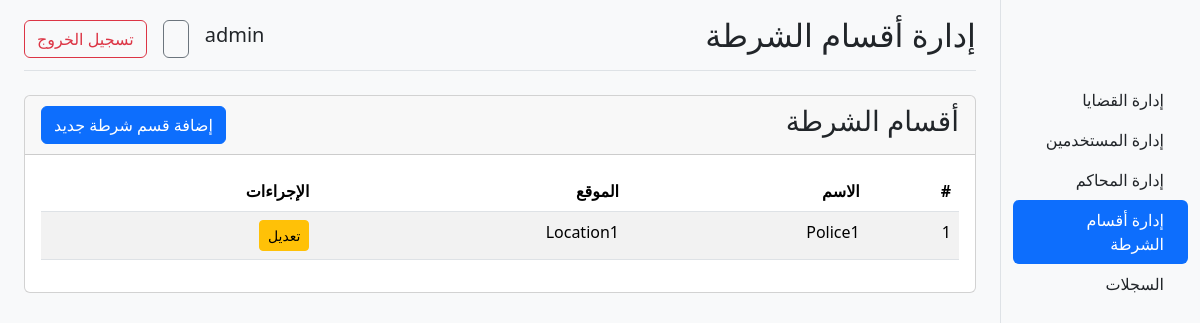
The app's page /admin/police_departments.php (signed in) with its own data.
### tables this page shows
CREATE TABLE `police_departments` (
  `id` int(11) NOT NULL,
  `name` varchar(255) NOT NULL,
  `location` varchar(255) NOT NULL
);

### admin/police_departments.php (the view, shortened to what this page needs)
<?php
require_once('../logger.php');
$query = "SELECT * FROM police_departments";
$result = $conn->query($query);
?>
<!DOCTYPE html>
<html lang="ar" dir="rtl">
<head>
  <link rel="stylesheet" href="https://cdn.jsdelivr.net/npm/bootstrap@5.3.3/dist/css/bootstrap.rtl.min.css">
</head>
<body class="bg-light h-100">
  <div class="container-fluid h-100">
    <div class="row h-100">
      <?php include('_sidebar.php'); ?>
      <main class="col-md-9 ms-sm-auto col-lg-10 px-md-4">
        <div class="d-flex justify-content-between flex-wrap flex-md-nowrap align-items-center pt-3 pb-2 mb-3 border-bottom">
          <h1 class="h2">إدارة أقسام الشرطة</h1>
          <?php include '../_navbar_contents.php' ?>
        </div>
        <div class="card my-4">
          <div class="card-header d-flex justify-content-between align-items-center">
            <h3>أقسام الشرطة</h3>
            <button type="button" class="btn btn-primary" data-bs-toggle="modal" data-bs-target="#addPoliceDepartmentModal">
              إضافة قسم شرطة جديد
            </button>
          </div>
          <div class="card-body">
            <?php if ($result->num_rows > 0): ?>
              <div class="table-responsive">
                <table class="table table-striped table-hover">
                  <thead>
                    <tr>
                      <th scope="col">#</th>
                      <th scope="col">الاسم</th>
                      <th scope="col">الموقع</th>
                      <th scope="col">الإجراءات</th>
                    </tr>
                  </thead>
                  <tbody>
                    <?php while ($police_department = $result->fetch_assoc()): ?>
                      <tr>
                        <td><?php echo htmlspecialchars($police_department['id']); ?></td>
                        <td><?php echo htmlspecialchars($police_department['name']); ?></td>
                        <td><?php echo htmlspecialchars($police_department['location']); ?></td>
                        <td>
                          <button type="button" class="btn btn-sm btn-warning" data-bs-toggle="modal" data-bs-target="#editPoliceDepartmentModal<?php echo $police_department['id']; ?>">
                            تعديل
                          </button>
                        </td>
                      </tr>
                    <?php endwhile; ?>
                  </tbody>
                </table>
              </div>
            <?php else: ?>
              <p class="text-muted">لا توجد أقسام شرطة.</p>
            <?php endif; ?>
          </div>
        </div>
      </main>
    </div>
  </div>
</body>
</html>

### admin/police_departments.php (style rules this page uses)
html, body { height: 100%; }

### records on screen
police_departments: id "1", name "Police1", location "Location1"

### other values on screen
$_SESSION['username'] "admin"
